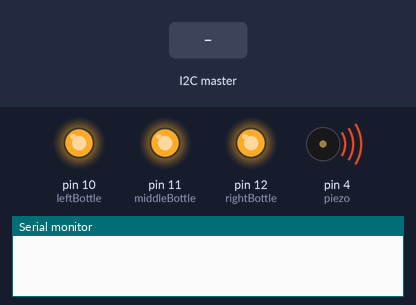
Recording of a sketch running on a simulated Arduino Uno, built with avr-gcc and run on an emulated ATmega328P. Parts: output pins drawn as LEDs (lit = HIGH), buzzer (waves = sounding), the last lines printed to the serial monitor. The inputs (shaded band) are chosen by the test bench.

Above: at 1.28 s.
1.3 s: the I2C master sends the byte 0
At 2.4 s:
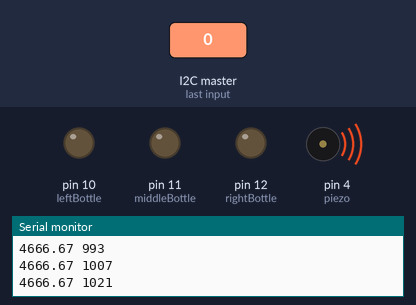
5.8 s: the I2C master sends the byte 1
At 7.4 s:
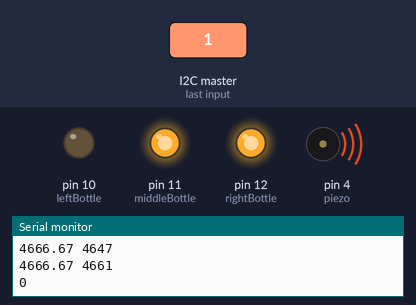
7.8 s: the I2C master sends the byte 2
At 13.2 s:
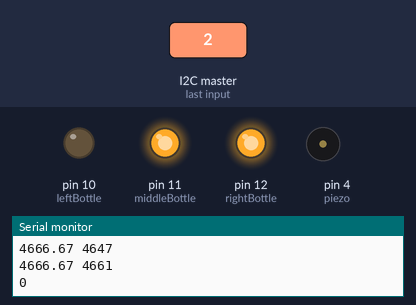
Timing chart, 0 to 16.8 s (numbered marks = the images above; inputs shaded):
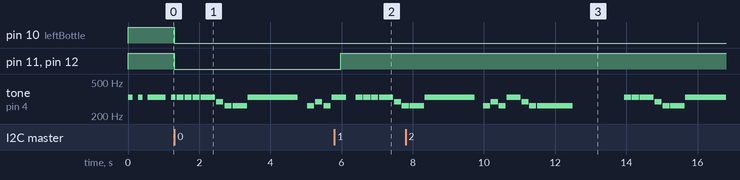

The sketch:

relays.ino
```cpp
#include<Wire.h>

#define SLAVE_ADD 4

unsigned long TIME_TO_POUR = 14000;
unsigned long TIME_ONE_SHOT = 4000;

byte ratio1 = 0;
byte ratio2 = 0;
byte ratio3 = 0;

byte isShot = 0;

int piezo = 4;

unsigned long piezoDelay = millis();

int i, duration, j;
char note;


int songLengthChoosing = 44;
int songLengthMaking = 62;
int songLengthFinished = 6;
bool isStarting = true;
bool isFinished = false;


// initialising the arrays with the notes for our songs

// Jingle bells
char melodyChoosing[] = {'e',' ','e', ' ', 'e', ' ', 'e', ' ' ,'e', ' ', 'e', ' ' ,'e', ' ', 'g' , ' ', 'c','d','e', ' ', 'f', ' ', 'f',' ', 'f', ' ', 'f','f', ' ', 'e', ' ', 'e', ' ', 'e', 'e', 'e', ' ', 'd', ' ' ,'d','e', 'd', 'g', ' '};

// The Pina Colada Song
char melodyMaking[] = {'e','e','e','e','d','c','c','e',' ', 'c','d','c','e','d','c','c',' ', 'e','e','e','d','c','c','e','d','c','c', ' ', 'g','g','g','g','g','g','a','e','d','c','d',' ', 'd', 'c', 'e', 'd', 'c','c',' ', 'e', 'e', 'e', 'd', 'c', 'c', 'e' , ' ', 'd', 'c', 'e', 'd', 'c', 'c', ' '};

// Custom finish Chime
char melodyFinished[] = {' ','f','g','b','c', ' '};


// beatlength for each note
double beatsChoosing[] = {1,1,1,1,4,1,1,1,1,1,4,1,2,0.5,2,0.5,4,1,7,0.5,1,1,1,1,3,1,1,2,0.5,1,1,1,1,1,1,2,0.5,1,1,2,2,5,4,0.5};
double beatsMaking[] = {1,1,1,2,1,1,2,7,1,1,1,1,2,1,1,5,7,1,1,2,1,1,2,7,2,1,1,2,1,1,5,6,1,1,1,1,1,1,1,1,1,1,6,2,1,1,5,1,1,7,2,1,1,2,1,1,2,7,2,1,6};
double beatsFinished[] = {2,1,1,1,4,3};


// tempo of each song
int tempoChoosing = 125;
int tempoMaking = 200;
int tempoFinished = 300;

int leftBottle = 10;
int middleBottle = 11;
int rightBottle = 12;

unsigned long t1 = millis();

int beatIdx = 0;


/**
 * reading data received from master Arduino
 */
void receiveEvent (int number) {
     isShot = Wire.read();
     ratio1 = Wire.read();
     ratio2 = Wire.read();
     ratio3 = Wire.read();
}

void setup() {
  Serial.begin(9600);
  pinMode(piezo, OUTPUT);
  pinMode(leftBottle, OUTPUT);
  pinMode(middleBottle, OUTPUT);
  pinMode(rightBottle, OUTPUT);
  // setting all relays to off
  digitalWrite(leftBottle, HIGH);
  digitalWrite(middleBottle, HIGH);
  digitalWrite(rightBottle, HIGH);
  //beginning I2C in slave mode
  Wire.begin(SLAVE_ADD);
  // on Receive, go to the function taking in the inputs from the master
  Wire.onReceive(receiveEvent);


}

void loop() {
  if (isFinished) {
    Serial.println(String(millis() - piezoDelay));
    // Finish chime
    if (millis() - piezoDelay >= duration + tempoFinished / 10) {
          piezoDelay = millis();
          duration = beatsFinished[i] * tempoFinished;
          note = melodyFinished[i];

          if (note != ' '){
            tone(piezo, noteToFrequency(note, songLengthFinished), duration);
          }
          i++;
          if (i == songLengthFinished){
            i = 0;
            isFinished = false;
          }
       }
  }
  isStarting = true;
  if ((ratio1 != 0 || ratio2 != 0 || ratio3 != 0) && isShot == 0) {
    if (isStarting) i = 0;
    isStarting = false;

    t1 = millis();
    int totalRatio = ratio1 + ratio2 + ratio3;
    // we do not pour for the same amount of time for every drink
    // this is because each drink might use 2 or more dispensers simultaneously
    // this means that there is a higher rate of flow when more dispensers are active
    // thus we need a shorter time if this is the case
    while (millis() - t1 <= TIME_TO_POUR * (double) maximum(ratio1, ratio2, ratio3) / totalRatio) {
         if (millis() - piezoDelay >= duration + tempoMaking / 10) { // use this to check for how much time has passed instead of using a delay, to keep our program in a tight loop
          piezoDelay = millis();
          duration = beatsMaking[i] * tempoMaking;
          note = melodyMaking[i];

          if (note != ' '){
            tone(piezo, noteToFrequency(note, songLengthMaking), duration); // play a note if it is not a pause
          }
          i++;  // increase the index of where we are in the array of the current melody
          if (i == songLengthMaking){
            i = 0;  //reset the song to the beginning once it gets to the end
          }
       }
       Serial.println(String(TIME_TO_POUR * ((double)maximum(ratio1, ratio2, ratio3) / totalRatio)) + " " + String(millis() - t1));

        // for the following if statements, we turn on or off each dispenser depending on its ratio
        if (millis() - t1 <= TIME_TO_POUR * ((double)ratio1 / totalRatio)) {
          digitalWrite(leftBottle, LOW);
        } else {
          digitalWrite(leftBottle, HIGH);
        }

        if (millis() - t1 <= TIME_TO_POUR * ((double)ratio2 / totalRatio)) {
            digitalWrite(middleBottle, LOW);
          } else {
            digitalWrite(middleBottle, HIGH);
          }

          if (millis() - t1 <= TIME_TO_POUR * ((double)ratio3 / totalRatio)) {
            digitalWrite(rightBottle, LOW);
          } else {
            digitalWrite(rightBottle, HIGH);
          }
       }
       // once pouring is done, reset the ratios to stop pouring further
       ratio1 = 0;
       ratio2 = 0;
       ratio3 = 0;
       isStarting = true;
       i = 0;
       isFinished = true;
       piezoDelay = millis();
  }  else if (isShot == 1) {
    if (isStarting) i = 0;
    isStarting = false;
    t1 = millis();
    while(millis() - t1 <= TIME_ONE_SHOT * (ratio1 + 1)) {  // we use ratio1 to indicate whether this is a single or a double shot
      if (millis() - piezoDelay >= duration + tempoMaking / 10) {
        piezoDelay = millis();
        duration = beatsMaking[i] * tempoMaking;
        note = melodyMaking[i];

        if (note != ' '){
          tone(piezo, noteToFrequency(note, songLengthMaking), duration);
        }
        i++;
        if (i == songLengthMaking){
          i = 0;
        }
     }
      digitalWrite(leftBottle, LOW);
    }
    digitalWrite(leftBottle, HIGH);
    isShot = 0;
    ratio1 = 0;
    isStarting = true;
    i = 0;
    isFinished = true;
    piezoDelay = millis();
  } else if (!isFinished){
    //Serial.println(i);
    if (millis() - piezoDelay >= duration + tempoChoosing / 10) {
      piezoDelay = millis();
      duration = beatsChoosing[i] * tempoChoosing;
      note = melodyChoosing[i];

      if (note != ' '){
        tone(piezo, noteToFrequency(note, songLengthChoosing), duration);
      }
      i++;
      if (i == songLengthChoosing){
        i = 0;
      }
    }
  }
}


/**
 * Returns the maximum value from 3 bytes
 */
int maximum(byte r1, byte r2, byte r3) {
  if (r1 > r2) {
    if (r1 >= r3) {
      return r1;
    } else {
      return r3;
    }
  } else {
    if (r2 > r3) {
      return r2;
    } else {
      return r3;
    }
  }
}


/**
 * converts each note to a frequency to be played by the piezo
 */
int noteToFrequency(char note, int songLength)
{
  char notes[] = {'c', 'd', 'e', 'f', 'g', 'a', 'b', 'C'};
  int numOfNotes = 8;
  int frequencies[] = {262, 294, 330, 349, 392, 440, 494, 523};

  for (int j = 0; j < numOfNotes; j++) {

    if (note == notes[j]) {
      return frequencies[j];
    }

  }
}
```

Measured:
- after the input at 1.3 s, pin 10 (leftBottle), pin 11 (middleBottle), pin 12 (rightBottle): HIGH → LOW at once
- after the input at 5.8 s, pin 10 (leftBottle): stays LOW (without the input it goes to HIGH after 0.18 s)
- after the input at 7.8 s, pin 10 (leftBottle): stays LOW (without the input it goes to HIGH after 2.2 s)
- by itself, tone on pin 4 (piezo): plays 262 Hz for 0.40 s, 330 Hz for 1.4 s, 262 Hz for 0.20 s, 294 Hz for 0.20 s, 262 Hz for 0.20 s, 330 Hz for 0.40 s … (16 notes in this stretch)
